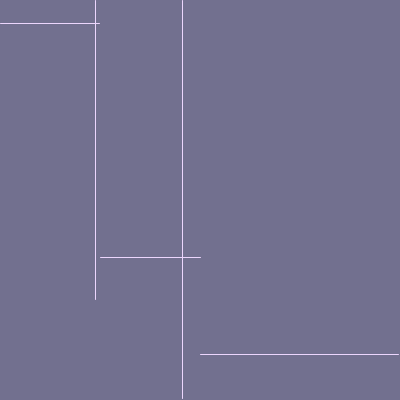
Frame 1 (no input)
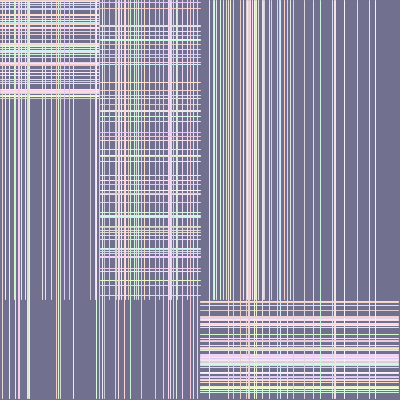
Frame 60 (the mouse pressed at the canvas centre just before this capture)
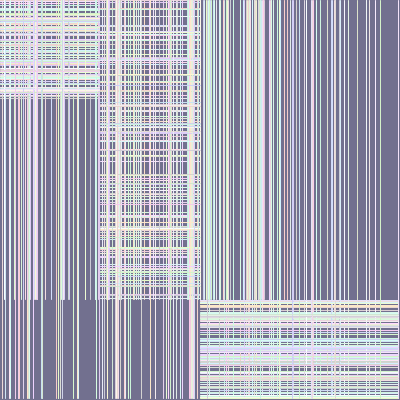
Frame 120 (the mouse held since frame 60 and released just before this capture)

The Processing sketch that drew these frames (run headless with seeded random() and noise(); from frame 60 on, the mouse is pressed at the canvas centre):

// Processing sketch: processing_183622
// ── processing_183622.pde

// animation
// white lines on black background
// the lines begin on the left border and end on the right border
// the lines must be horizontal.
void setup() {
  
  size(400,400);
  background(#72708f);

}
void draw() {
  //background(0);
  stroke(random(200,256),random(200,256),random(200,256));
  
  float distance_top = random(100);
  
  line(0,distance_top, 99,distance_top);
  
  float distance_top1 = random(300);
  
  line(200, distance_top1, 100,distance_top1);
  
  float distance_top2 = random (300);
  
  line(distance_top2,299,distance_top2,0);
  
  float distance_top3 = random (399);
  
  line(distance_top3,398,distance_top3,0);
  

  float distance_top4 = random (300,399);
  
  line (200,distance_top4,398,distance_top4);
  
}
